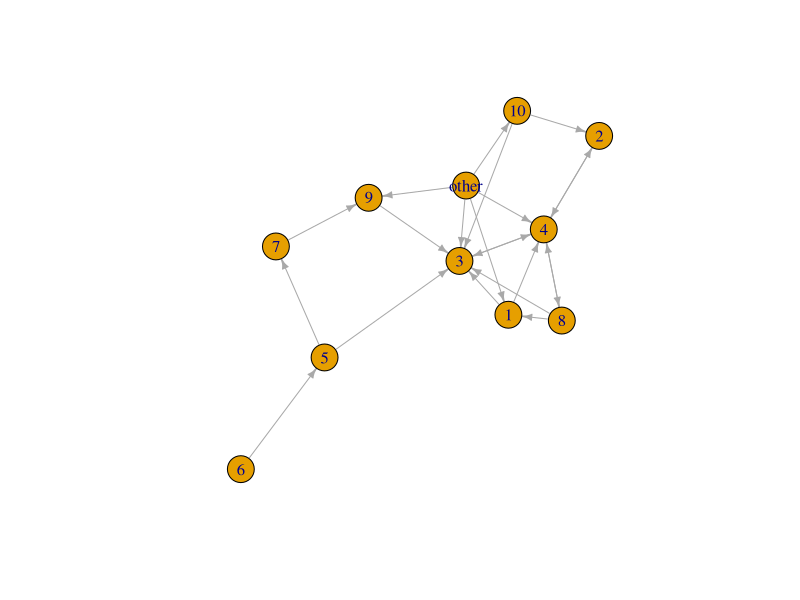

This chart was generated by the following R code:


library(igraph)

# Create a simple directed graph with one edge between each pair of nodes (no self-loops)
nodes <- 1:10
edges <- data.frame(from = sample(nodes, size = 20, replace = TRUE),
                    to = sample(nodes, size = 20, replace = TRUE))
edges <- edges[edges$from != edges$to, ] # Remove self-loops
edges <- unique(edges)  # Remove duplicate edges
g <- graph_from_data_frame(edges, directed = TRUE)

# Add a source node
source_node <- max(V(g)) + 1
g <- add_vertices(g, nv = 1, name = "other")

# Connect the source node to selected existing nodes with directed edges
target_nodes <- sample(nodes, size = 5)  # Choose 5 random nodes to connect to
for (target_node in target_nodes) {
  g <- add_edges(g, c(source_node, target_node))
}
plot(g, edge.arrow.size=0.5)
# Simulate random paths from selected nodes (excluding the source node)
random_paths <- lapply(1:10, function(v) {
  if (runif(1) < 0.5) {
    # Start from the source node
    random_walk(g, start = source_node, steps  = sample(2:10, 1), mode = "out")
  } else {
    # Start from a randomly selected node (excluding the source node)
    v <- sample(nodes, size = 1)
    random_walk(g, start = v, steps  = sample(2:10, 1), mode = "out")
  }
})


